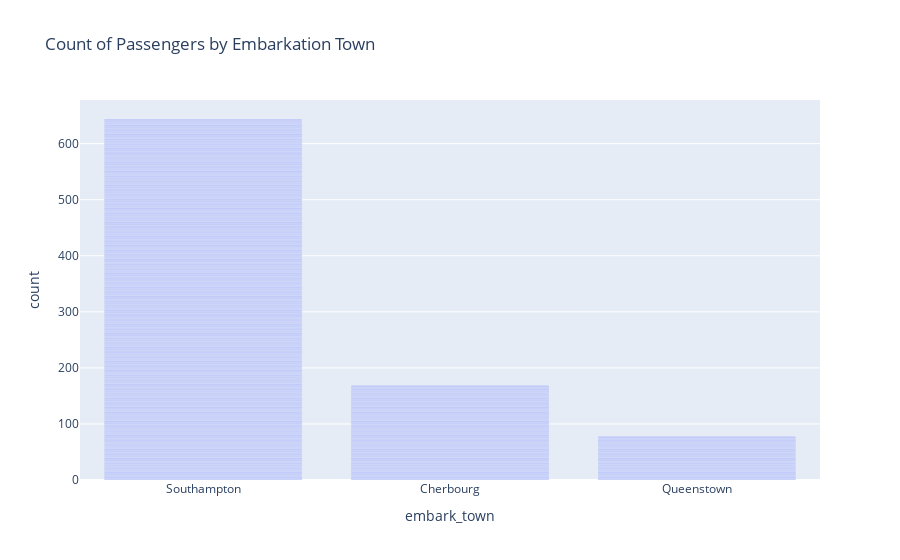

The notebook cell saved with this chart:
### Code cell
fig3 = px.bar(df, x='embark_town', title='Count of Passengers by Embarkation Town')
fig3.show()

### Figure 1 — Plotly figure (JSON) as saved in the notebook; plotly's stock layout.template omitted (floating-point values rounded to 4 significant figures; data arrays with more than 128 entries replaced by an {"elided": "..."} marker saying what was removed)
{"data": [{"hovertemplate": "embark_town=%{x}<br>count=%{y}<extra></extra>", "legendgroup": "", "marker": {"color": "#636efa", "pattern": {"shape": ""}}, "name": "", "orientation": "v", "showlegend": false, "textposition": "auto", "type": "bar", "x": {"elided": "891 str values"}, "xaxis": "x", "y": {"elided": "891 int values"}, "yaxis": "y"}], "layout": {"barmode": "relative", "legend": {"tracegroupgap": 0}, "title": {"text": "Count of Passengers by Embarkation Town"}, "xaxis": {"anchor": "y", "domain": [0, 1], "title": {"text": "embark_town"}}, "yaxis": {"anchor": "x", "domain": [0, 1], "title": {"text": "count"}}}}
